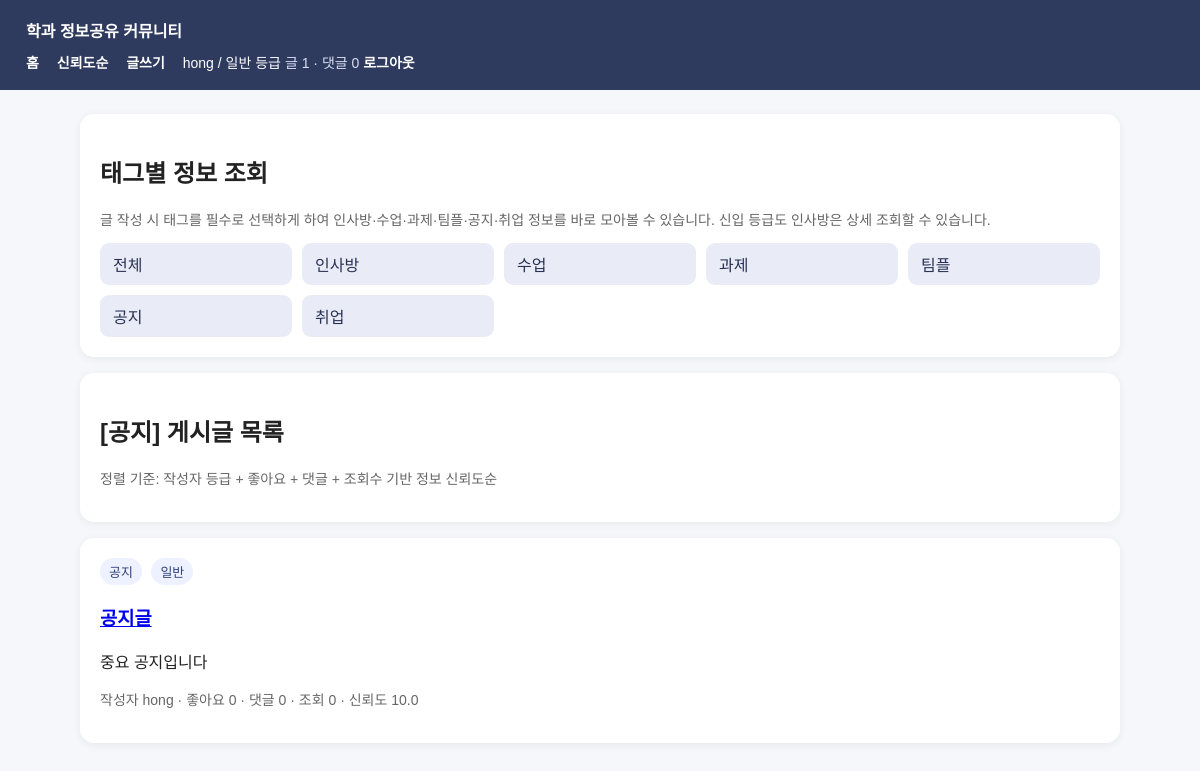
Page /?category=공지&mode=trust (signed in) on the committed database.
### tables this page shows
CREATE TABLE users (
                username TEXT PRIMARY KEY,
                password TEXT NOT NULL,
                name TEXT,
                age TEXT,
                phone TEXT,
                sns_profile TEXT UNIQUE NOT NULL,
                role TEXT DEFAULT '일반'
            );

CREATE TABLE posts (
                id INTEGER PRIMARY KEY AUTOINCREMENT,
                sns_profile TEXT NOT NULL,
                title TEXT NOT NULL,
                content TEXT NOT NULL,
                timestamp TEXT NOT NULL,
                category TEXT NOT NULL DEFAULT '수업',
                likes INTEGER DEFAULT 0,
                comments INTEGER DEFAULT 0,
                view_count INTEGER DEFAULT 0,
                archived INTEGER DEFAULT 0,
                FOREIGN KEY(sns_profile) REFERENCES users(sns_profile)
            );

### web_app.py (the view)
@app.route('/')
def index():
    category = request.args.get('category')
    mode = request.args.get('mode', 'trust')
    posts = fetch_posts(category=category, mode=mode)
    return render_template('index.html', posts=posts, selected_category=category, mode=mode)

### web_app.py (called while the page is built)
def get_db():
    conn = sqlite3.connect(DB_PATH)
    conn.row_factory = sqlite3.Row
    return conn

def get_activity_counts(conn, sns_profile):
    post_count = conn.execute("""
        SELECT COUNT(*) AS cnt FROM posts
        WHERE sns_profile = ? AND archived = 0
    """, (sns_profile,)).fetchone()['cnt']
    comment_count = conn.execute("""
        SELECT COUNT(*) AS cnt FROM comments
        WHERE sns_profile = ?
    """, (sns_profile,)).fetchone()['cnt']
    return post_count, comment_count

def decide_grade(username, sns_profile, post_count, comment_count):
    if username == ADMIN_USERNAME or sns_profile == '관리자':
        return '관리자'
    if post_count >= 10 and comment_count >= 10:
        return '최우수'
    if post_count >= 5 and comment_count >= 5:
        return '우수'
    if post_count >= 1:
        return '일반'
    return '신입'

def current_user():
    if 'username' not in session:
        return None
    conn = get_db()
    row = conn.execute('SELECT * FROM users WHERE username = ?', (session['username'],)).fetchone()
    if not row:
        conn.close()
        return None
    data = dict(row)
    post_count, comment_count = get_activity_counts(conn, data['sns_profile'])
    grade = decide_grade(data['username'], data['sns_profile'], post_count, comment_count)
    data['grade'] = grade
    data['grade_weight'] = GRADE_RULES[grade]['weight']
    data['post_count'] = post_count
    data['comment_count'] = comment_count
    data['can_view'] = GRADE_RULES[grade]['can_view']
    data['can_interact'] = GRADE_RULES[grade]['can_interact']
    conn.close()
    return data

def post_count_expr():
    return "(SELECT COUNT(*) FROM posts p2 WHERE p2.sns_profile = u.sns_profile AND p2.archived = 0)"

def comment_count_expr():
    return "(SELECT COUNT(*) FROM comments c2 WHERE c2.sns_profile = u.sns_profile)"

def grade_case_sql():
    pc = post_count_expr()
    cc = comment_count_expr()
    return f"""
        CASE
            WHEN u.username = '{ADMIN_USERNAME}' THEN '관리자'
            WHEN {pc} >= 10 AND {cc} >= 10 THEN '최우수'
            WHEN {pc} >= 5 AND {cc} >= 5 THEN '우수'
            WHEN {pc} >= 1 THEN '일반'
            ELSE '신입'
        END
    """

def trust_score_sql():
    weight = weight_case_sql()
    return f"""
        ({weight} * 10
         + p.likes * 2
         + p.comments * 1
         + p.view_count * 0.1)
    """

@app.context_processor
def inject_globals():
    return {'categories': CATEGORIES, 'user': current_user()}

### templates/index.html (shortened to what this page needs)
{% extends 'base.html' %}
{% block content %}
<div class="card">
  <h2>태그별 정보 조회</h2>
  <p class="muted">글 작성 시 태그를 필수로 선택하게 하여 인사방·수업·과제·팀플·공지·취업 정보를 바로 모아볼 수 있습니다. 신입 등급도 인사방은 상세 조회할 수 있습니다.</p>
  <div class="grid">
    <a class="btn light" href="{{ url_for('index', mode=mode) }}">전체</a>
    {% for c in categories %}
      <a class="btn light" href="{{ url_for('index', category=c, mode=mode) }}">{{ c }}</a>
    {% endfor %}
  </div>
</div>
<div class="card">
  <h2>{% if selected_category %}[{{ selected_category }}] {% endif %}게시글 목록</h2>
  <p class="muted">정렬 기준: {% if mode == 'trust' %}작성자 등급 + 좋아요 + 댓글 + 조회수 기반 정보 신뢰도순{% else %}최신순{% endif %}</p>
</div>
{% for p in posts %}
  <div class="card">
    <div>
      <span class="badge">{{ p['category'] }}</span>
      <span class="badge">{{ p['grade'] }}</span>
    </div>
    <h3><a href="{{ url_for('post_detail', post_id=p['id']) }}">{{ p['title'] }}</a></h3>
    {% if user and (user['can_view'] or p['category'] == '인사방') %}
      <p>{{ p['content'][:120] }}{% if p['content']|length > 120 %}...{% endif %}</p>
    {% else %}
      <p class="muted">상세 내용은 일반 등급 이상부터 조회할 수 있습니다. 단, 인사방은 신입도 조회할 수 있습니다.</p>
    {% endif %}
    <p class="muted">작성자 {{ p['sns_profile'] }} · 좋아요 {{ p['likes'] }} · 댓글 {{ p['comments'] }} · 조회 {{ p['view_count'] }} · 신뢰도 {{ '%.1f'|format(p['trust_score']) }}</p>
  </div>
{% else %}
  <div class="card">게시글이 없습니다.</div>
{% endfor %}
{% endblock %}

### templates/base.html (shortened to what this page needs)
<!doctype html>
<html lang="ko">
<head>
</head>
<body>
<header>
  <div><a href="{{ url_for('index') }}">학과 정보공유 커뮤니티</a></div>
  <div class="nav">
    <a href="{{ url_for('index') }}">홈</a>
    <a href="{{ url_for('index', mode='trust') }}">신뢰도순</a>
    {% if user %}
      <a href="{{ url_for('write') }}">글쓰기</a>
      <span>{{ user['sns_profile'] }} / {{ user['grade'] }} 등급</span>
      <span class="muted" style="color:#d9def4;">글 {{ user['post_count'] }} · 댓글 {{ user['comment_count'] }}</span>
      <a href="{{ url_for('logout') }}">로그아웃</a>
    {% else %}
      <a href="{{ url_for('login') }}">로그인</a>
      <a href="{{ url_for('register') }}">회원가입</a>
    {% endif %}
  </div>
</header>
<div class="wrap">
  {% block content %}{% endblock %}
</div>
</body>
</html>

### templates/base.html (style rules this page uses)
body { margin:0; font-family: Arial, 'Malgun Gothic', sans-serif; background:#f6f7fb; color:#222; }
header { background:#2f3a5f; color:white; padding:18px 26px; }
header a { color:white; text-decoration:none; margin-right:14px; font-weight:600; }
.wrap { max-width:1040px; margin:24px auto; padding:0 18px; }
.card { background:white; border-radius:14px; padding:20px; margin-bottom:16px; box-shadow:0 2px 10px rgba(0,0,0,.06); }
.nav { margin-top:10px; font-size:14px; }
.badge { display:inline-block; padding:4px 9px; border-radius:999px; background:#eef1ff; color:#30407b; font-size:13px; margin-right:5px; }
.btn { display:inline-block; border:0; border-radius:9px; background:#2f3a5f; color:white; padding:9px 13px; text-decoration:none; cursor:pointer; }
.btn.light { background:#e9ecf7; color:#283153; }
.grid { display:grid; grid-template-columns:repeat(auto-fit, minmax(160px, 1fr)); gap:10px; }
.muted { color:#666; font-size:14px; }

### rows in the picture
users: sns_profile "hong"
posts: category "공지", grade "일반", title "공지글", content "중요 공지입니다", sns_profile "hong", likes "0", comments "0", view_count "0", trust_score "10.0"

### other values in the picture
{{ user['grade'] }} "일반"
{{ user['post_count'] }} "1"
{{ user['comment_count'] }} "0"
{{ c }} "인사방" "수업" "과제" "팀플" "공지" "취업"
{{ selected_category }} "공지"
